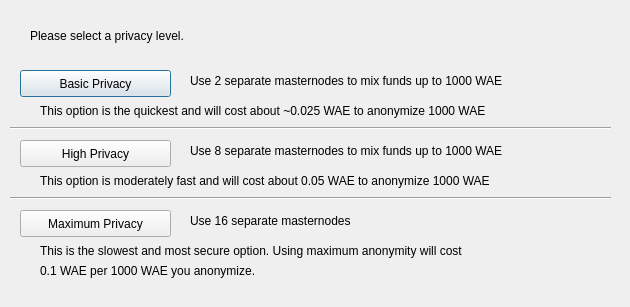
<?xml version="1.0" encoding="UTF-8"?>
<ui version="4.0">
 <class>DarksendConfig</class>
 <widget class="QDialog" name="DarksendConfig">
  <property name="geometry">
   <rect>
    <x>0</x>
    <y>0</y>
    <width>630</width>
    <height>307</height>
   </rect>
  </property>
  <property name="windowTitle">
   <string>Configure Darksend</string>
  </property>
  <widget class="QPushButton" name="buttonBasic">
   <property name="geometry">
    <rect>
     <x>20</x>
     <y>70</y>
     <width>151</width>
     <height>27</height>
    </rect>
   </property>
   <property name="text">
    <string>Basic Privacy</string>
   </property>
  </widget>
  <widget class="QPushButton" name="buttonHigh">
   <property name="geometry">
    <rect>
     <x>20</x>
     <y>140</y>
     <width>151</width>
     <height>27</height>
    </rect>
   </property>
   <property name="text">
    <string>High Privacy</string>
   </property>
  </widget>
  <widget class="QPushButton" name="buttonMax">
   <property name="geometry">
    <rect>
     <x>20</x>
     <y>210</y>
     <width>151</width>
     <height>27</height>
    </rect>
   </property>
   <property name="text">
    <string>Maximum Privacy</string>
   </property>
  </widget>
  <widget class="QLabel" name="label">
   <property name="geometry">
    <rect>
     <x>30</x>
     <y>20</y>
     <width>571</width>
     <height>31</height>
    </rect>
   </property>
   <property name="text">
    <string>Please select a privacy level.</string>
   </property>
  </widget>
  <widget class="QLabel" name="label_2">
   <property name="geometry">
    <rect>
     <x>190</x>
     <y>70</y>
     <width>421</width>
     <height>21</height>
    </rect>
   </property>
   <property name="text">
    <string>Use 2 separate masternodes to mix funds up to 1000 WAE</string>
   </property>
  </widget>
  <widget class="QLabel" name="label_3">
   <property name="geometry">
    <rect>
     <x>190</x>
     <y>140</y>
     <width>411</width>
     <height>21</height>
    </rect>
   </property>
   <property name="text">
    <string>Use 8 separate masternodes to mix funds up to 1000 WAE</string>
   </property>
  </widget>
  <widget class="QLabel" name="label_4">
   <property name="geometry">
    <rect>
     <x>190</x>
     <y>210</y>
     <width>421</width>
     <height>21</height>
    </rect>
   </property>
   <property name="text">
    <string>Use 16 separate masternodes</string>
   </property>
  </widget>
  <widget class="QLabel" name="label_6">
   <property name="geometry">
    <rect>
     <x>40</x>
     <y>100</y>
     <width>561</width>
     <height>21</height>
    </rect>
   </property>
   <property name="text">
    <string>This option is the quickest and will cost about ~0.025 WAE to anonymize 1000 WAE</string>
   </property>
  </widget>
  <widget class="QLabel" name="label_7">
   <property name="geometry">
    <rect>
     <x>40</x>
     <y>170</y>
     <width>561</width>
     <height>21</height>
    </rect>
   </property>
   <property name="text">
    <string>This option is moderately fast and will cost about 0.05 WAE to anonymize 1000 WAE</string>
   </property>
  </widget>
  <widget class="QLabel" name="label_8">
   <property name="geometry">
    <rect>
     <x>40</x>
     <y>240</y>
     <width>561</width>
     <height>21</height>
    </rect>
   </property>
   <property name="text">
    <string>This is the slowest and most secure option. Using maximum anonymity will cost</string>
   </property>
  </widget>
  <widget class="QLabel" name="label_9">
   <property name="geometry">
    <rect>
     <x>40</x>
     <y>260</y>
     <width>561</width>
     <height>21</height>
    </rect>
   </property>
   <property name="text">
    <string>0.1 WAE per 1000 WAE you anonymize.</string>
   </property>
  </widget>
  <widget class="Line" name="line">
   <property name="geometry">
    <rect>
     <x>10</x>
     <y>120</y>
     <width>601</width>
     <height>16</height>
    </rect>
   </property>
   <property name="orientation">
    <enum>Qt::Horizontal</enum>
   </property>
  </widget>
  <widget class="Line" name="line_2">
   <property name="geometry">
    <rect>
     <x>10</x>
     <y>190</y>
     <width>601</width>
     <height>16</height>
    </rect>
   </property>
   <property name="orientation">
    <enum>Qt::Horizontal</enum>
   </property>
  </widget>
 </widget>
 <resources/>
 <connections/>
</ui>
